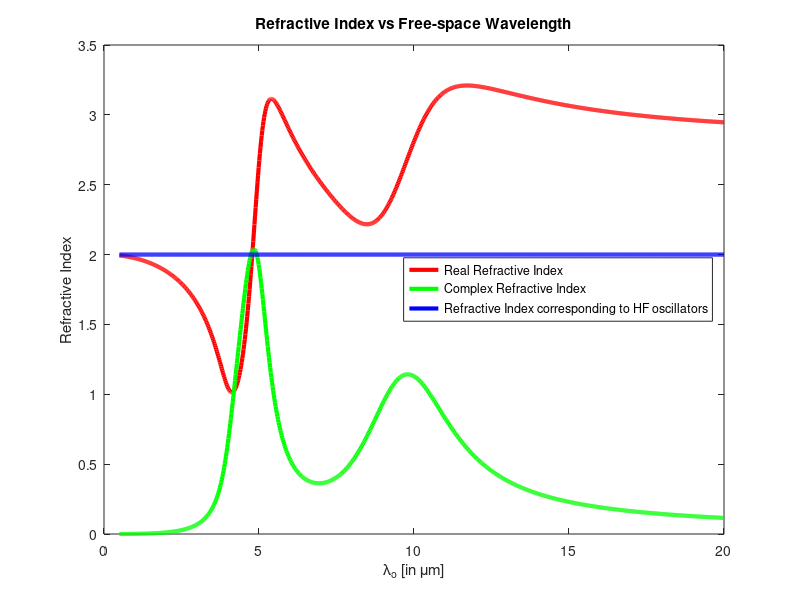

Write the MATLAB code that produced this figure. (Note: this script raises an error after producing the figure.)
%MATLAB code for ECE747 Q6 (a)

%defining all parameters
c=3*10^8;%speed of light
lambda_1=10*10^(-6);%resonant wavelength of oscillator #1
lambda_2=5*10^(-6);%resonant wavelength of oscillator #2
f_1=c/lambda_1;%resonant freq of oscillator #1
f_2=c/lambda_2;%rresonant freq of oscillator #2
w_1=2*pi*f_1;%resonant angular freq of oscillator #1
w_2=2*pi*f_2;%resonant angular freq of oscillator #2

ep_inf=4; %permittivity for HF oscillators
A_1=2*(w_1)^2;%lorentz parameter #1
A_2=2*(w_2)^2;%lorentz parameter #2
v_1=w_1/3;%damping coeff #1
v_2=w_2/5;%damping coeff #2

wave_range=linspace(0.5*10^(-6),20*10^(-6),1000);%wavelength range to plot
w_range=2*pi*c./wave_range;%corresponding angular freq range

ep = ep_inf + A_1./(w_1^2 - w_range.^2 - 1i*v_1.*w_range) + A_2./(w_2^2 - w_range.^2 - 1i*v_2.*w_range);
n=sqrt(ep);%refractive index

n_real=real(n);%real part of the refractive index
n_imag=imag(n);%complex part of refractive index
n_inf=sqrt(ep_inf)*ones(size(wave_range));%refractive index corresponding to ep_inf

%making the plot
plot(wave_range*10^(6),n_real,'Color','r','Linewidth',3)
hold on
plot(wave_range*10^(6),n_imag,'Color','g','Linewidth',3)
plot(wave_range*10^(6),n_inf,'Color','b','Linewidth',3)
hold off
legend({'Real Refractive Index','Complex Refractive Index','Refractive Index corresponding to HF oscillators'},'Location','east')
title('Refractive Index vs Free-space Wavelength')
xlabel('\lambda_o [in \mum]') 
ylabel('Refractive Index')
ax = gca;
ax.FontSize = 25;